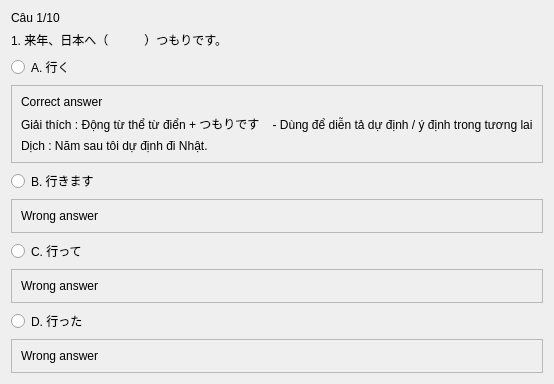
               <widget class="QWidget" name="bai1_cau1">
                <layout class="QVBoxLayout" name="verticalLayout">
                 <item>
                  <widget class="QLabel" name="bai1_progress1">
                   <property name="text">
                    <string>Câu 1/10</string>
                   </property>
                  </widget>
                 </item>
                 <item>
                  <widget class="QLabel" name="bai1_question1">
                   <property name="text">
                    <string>1. 来年、日本へ（　　　）つもりです。</string>
                   </property>
                   <property name="wordWrap">
                    <bool>true</bool>
                   </property>
                  </widget>
                 </item>
                 <item>
                  <widget class="QRadioButton" name="bai1_1_A">
                   <property name="text">
                    <string>A. 行く</string>
                   </property>
                  </widget>
                 </item>
                 <item>
                  <widget class="QFrame" name="frame">
                   <property name="enabled">
                    <bool>true</bool>
                   </property>
                   <property name="styleSheet">
                    <string notr="true">QRadioButton{
    background-color:#f3ffe9;
    border:2px solid #58cc02;
    border-radius:16px;
    padding:14px;
    font-size:16px;
    font-weight:700;
    color:#2d3436;
}</string>
                   </property>
                   <property name="frameShape">
                    <enum>QFrame::StyledPanel</enum>
                   </property>
                   <property name="frameShadow">
                    <enum>QFrame::Raised</enum>
                   </property>
                   <layout class="QVBoxLayout" name="verticalLayout_46">
                    <item>
                     <widget class="QLabel" name="label_3">
                      <property name="text">
                       <string>Correct answer</string>
                      </property>
                     </widget>
                    </item>
                    <item>
                     <widget class="QLabel" name="label_2">
                      <property name="text">
                       <string>Giải thích : Động từ thể từ điển + つもりです    - Dùng để diễn tả dự định / ý định trong tương lai</string>
                      </property>
                     </widget>
                    </item>
                    <item>
                     <widget class="QLabel" name="label">
                      <property name="text">
                       <string>Dịch : Năm sau tôi dự định đi Nhật.</string>
                      </property>
                     </widget>
                    </item>
                   </layout>
                  </widget>
                 </item>
                 <item>
                  <widget class="QRadioButton" name="bai1_1_B">
                   <property name="text">
                    <string>B. 行きます</string>
                   </property>
                  </widget>
                 </item>
                 <item>
                  <widget class="QFrame" name="frame_2">
                   <property name="styleSheet">
                    <string notr="true">QRadioButton{
    background-color:#ffecec;
    border:2px solid #ff4d4d;
    border-radius:16px;
    padding:14px;
    font-size:16px;
    font-weight:700;
    color:#2d3436;
}</string>
                   </property>
                   <property name="frameShape">
                    <enum>QFrame::StyledPanel</enum>
                   </property>
                   <property name="frameShadow">
                    <enum>QFrame::Raised</enum>
                   </property>
                   <layout class="QVBoxLayout" name="verticalLayout_47">
                    <item>
                     <widget class="QLabel" name="label_4">
                      <property name="text">
                       <string>Wrong answer</string>
                      </property>
                     </widget>
                    </item>
                   </layout>
                  </widget>
                 </item>
                 <item>
                  <widget class="QRadioButton" name="bai1_1_C">
                   <property name="text">
                    <string>C. 行って</string>
                   </property>
                  </widget>
                 </item>
                 <item>
                  <widget class="QFrame" name="frame_3">
                   <property name="styleSheet">
                    <string notr="true">QRadioButton{
    background-color:#ffecec;
    border:2px solid #ff4d4d;
    border-radius:16px;
    padding:14px;
    font-size:16px;
    font-weight:700;
    color:#2d3436;
}</string>
                   </property>
                   <property name="frameShape">
                    <enum>QFrame::StyledPanel</enum>
                   </property>
                   <property name="frameShadow">
                    <enum>QFrame::Raised</enum>
                   </property>
                   <layout class="QVBoxLayout" name="verticalLayout_48">
                    <item>
                     <widget class="QLabel" name="label_5">
                      <property name="text">
                       <string>Wrong answer</string>
                      </property>
                     </widget>
                    </item>
                   </layout>
                  </widget>
                 </item>
                 <item>
                  <widget class="QRadioButton" name="bai1_1_D">
                   <property name="text">
                    <string>D. 行った</string>
                   </property>
                  </widget>
                 </item>
                 <item>
                  <widget class="QFrame" name="frame_4">
                   <property name="frameShape">
                    <enum>QFrame::StyledPanel</enum>
                   </property>
                   <property name="frameShadow">
                    <enum>QFrame::Raised</enum>
                   </property>
                   <layout class="QVBoxLayout" name="verticalLayout_49">
                    <item>
                     <widget class="QLabel" name="label_6">
                      <property name="styleSheet">
                       <string notr="true">QRadioButton{
    background-color:#ffecec;
    border:2px solid #ff4d4d;
    border-radius:16px;
    padding:14px;
    font-size:16px;
    font-weight:700;
    color:#2d3436;
}</string>
                      </property>
                      <property name="text">
                       <string>Wrong answer</string>
                      </property>
                     </widget>
                    </item>
                   </layout>
                  </widget>
                 </item>
                </layout>
               </widget>
